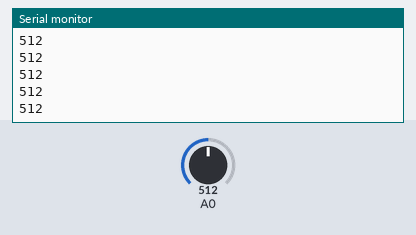
The sketch below on a simulated Arduino Uno, built with avr-gcc and run on an emulated ATmega328P. Parts: the last lines printed to the serial monitor. Inputs (shaded band) come from the test bench; at power-on: A0 = 512.

Above: at 1.2 s.
1.3 s: A0 set to 716
At 1.32 s:
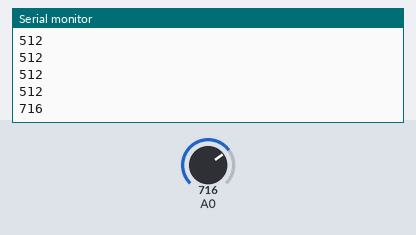
2.8 s: A0 set to 900
At 2.83 s:
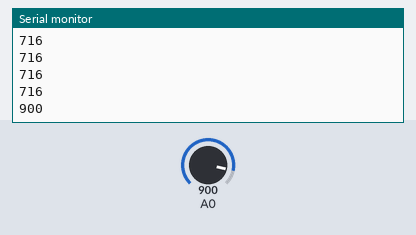
Timing chart, 0 to 5.8 s (numbered marks = the images above; inputs shaded):
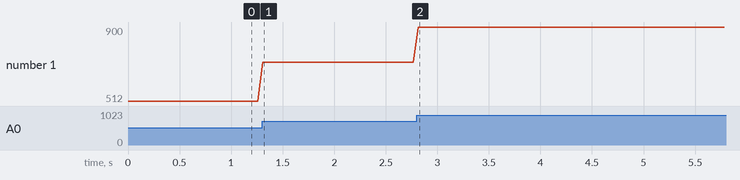

Measured:
- after the input at 1.3 s, the serial monitor: prints a new line at once (image 1)
- after the input at 2.8 s, the serial monitor: prints a new line at once (image 2)
- plotted number 1: 512 → 716 after the input at 1.3 s, 716 → 900 after the input at 2.8 s

The sketch:

_23_SlidePotentiometerModule.ino
```cpp
/***********************************************************
File name: _23_SlidePotentiometerModule.ino
Description: Now, when you turning the slide potentiometer,
             you will see the data in the serial monitor
Website: www.adeept.com
E-mail: support@adeept.com
Author: Tom
Date: 2016/10/15
***********************************************************/
int slidepotentiometerPin = 0;           //slide potentiometer A pin connected to analog 0 pin
void setup()
{
  pinMode(slidepotentiometerPin, INPUT);//initialize the slide potentiometer A pin as input
  Serial.begin(9600);                  //opens serial port, sets data rate to 9600 bps
}
void loop()
{
 Serial.println(analogRead(0)); //send data to the serial monitor
 delay(50);                     // delay 0.05 s
}
```
